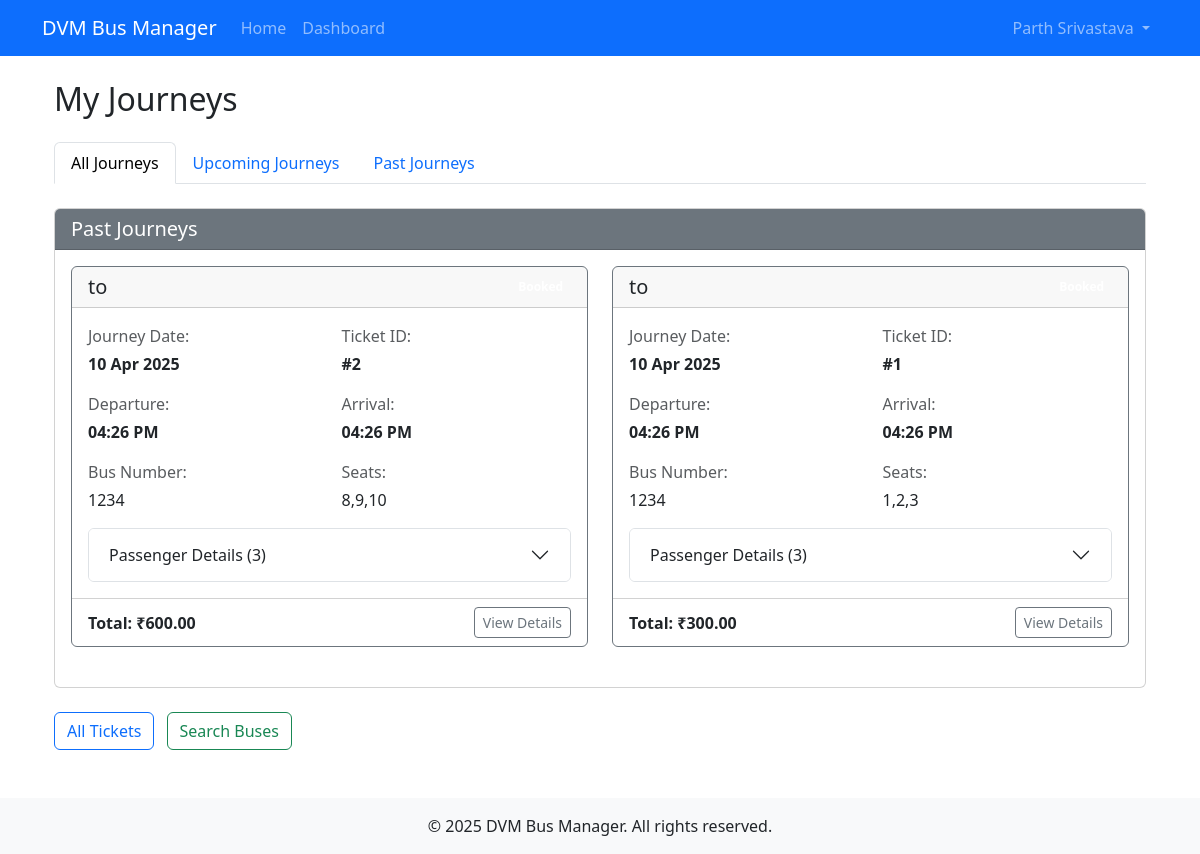
Page /booking/my-journeys/ (signed in) on the earlier database version.
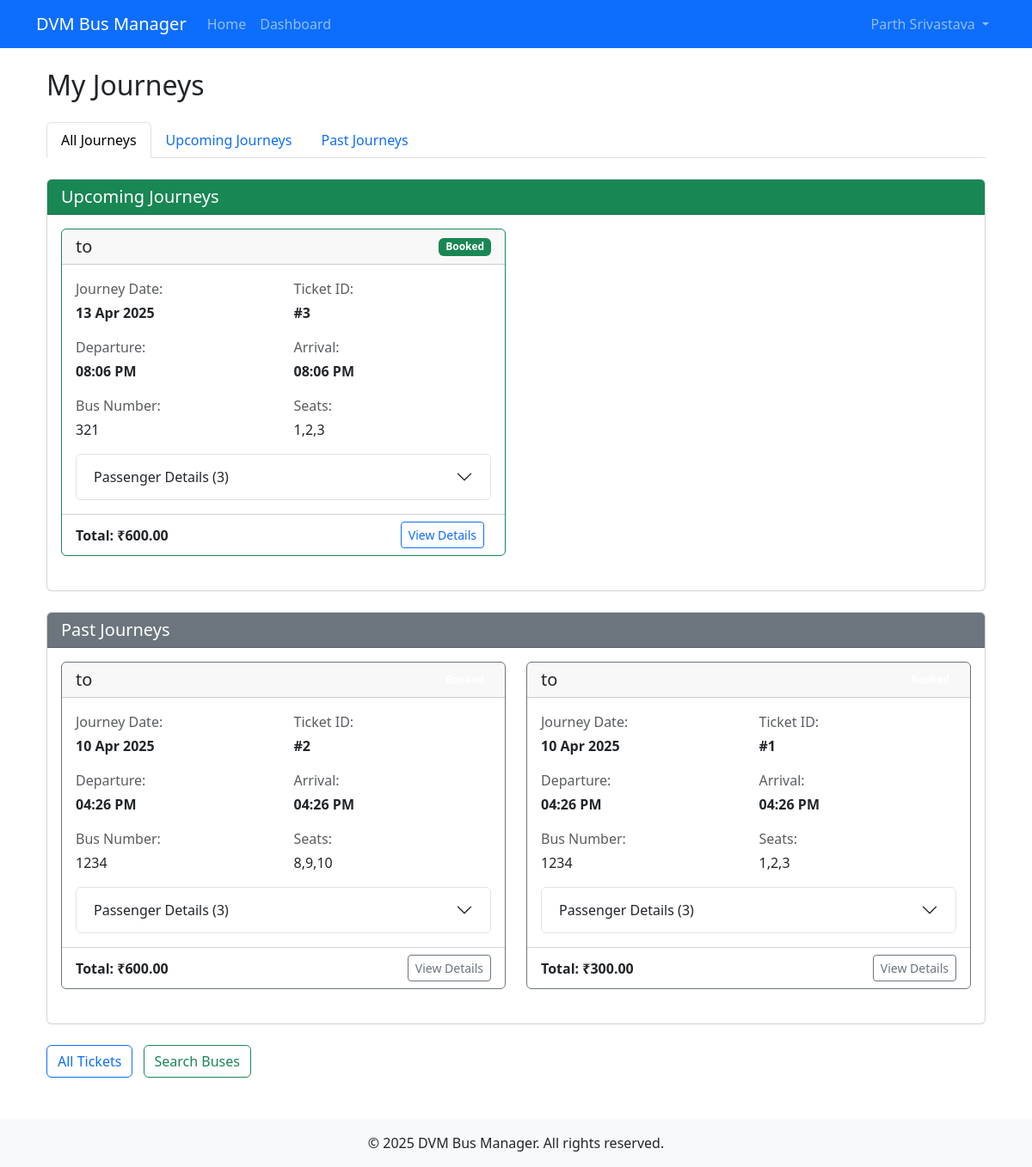
Same page on the later database version.
### booking/models.py (models this page shows, shortened)
class MultiStopTicket(models.Model):
    STATUS_CHOICES = (
        ('BOOKED', _('Booked')),
        ('CANCELLED', _('Cancelled')),
        ('COMPLETED', _('Completed')),
    )
    user = models.ForeignKey(settings.AUTH_USER_MODEL, on_delete=models.CASCADE, related_name='multistop_tickets')
    bus = models.ForeignKey(MultiStopBus, on_delete=models.PROTECT, related_name='tickets')
    start_stop = models.ForeignKey(RouteStop, on_delete=models.PROTECT, related_name='departure_tickets')
    end_stop = models.ForeignKey(RouteStop, on_delete=models.PROTECT, related_name='arrival_tickets')
    booking_time = models.DateTimeField(_('booking time'), default=timezone.now)
    status = models.CharField(_('status'), max_length=20, choices=STATUS_CHOICES, default='BOOKED')
    passengers = models.ManyToManyField(Passenger, related_name='multistop_tickets')
    total_fare = models.DecimalField(_('total fare'), max_digits=10, decimal_places=2)
    seat_numbers = models.CharField(_('seat numbers'), max_length=255, help_text="Comma-separated seat numbers")
    seat_class = models.CharField(_('seat class'), max_length=20, choices=MultiStopBus.SEAT_CLASS_CHOICES, default='GENERAL')
    class Meta:
        verbose_name = _('multi-stop ticket')
        verbose_name_plural = _('multi-stop tickets')
        ordering = ['-booking_time']
    @property
    def departure_time(self):
        return self.start_stop.get_departure_time(self.bus.departure_time)

class MultiStopBus(models.Model):
    SEAT_CLASS_CHOICES = (
        ('GENERAL', _('General')),
        ('SLEEPER', _('Sleeper')),
        ('LUXURY', _('Luxury')),
    )
    route = models.ForeignKey(MultiStopRoute, on_delete=models.CASCADE, related_name='buses')
    bus_number = models.CharField(_('bus number'), max_length=20, unique=True)
    departure_time = models.DateTimeField(_('departure time'))
    arrival_time = models.DateTimeField(_('arrival time'))
    total_seats = models.PositiveIntegerField(_('total seats'),
                                             validators=[MinValueValidator(1)])
    available_seats = models.PositiveIntegerField(_('available seats'),
                                                 validators=[MinValueValidator(0)])
    fare = models.DecimalField(_('base fare'), max_digits=10, decimal_places=2)
    sleeper_fare = models.DecimalField(_('sleeper fare'), max_digits=10, decimal_places=2, null=True, blank=True)
    luxury_fare = models.DecimalField(_('luxury fare'), max_digits=10, decimal_places=2, null=True, blank=True)
    has_general_seats = models.BooleanField(_('has general seats'), default=True)
    has_sleeper_seats = models.BooleanField(_('has sleeper seats'), default=False)
    has_luxury_seats = models.BooleanField(_('has luxury seats'), default=False)
    is_active = models.BooleanField(_('is active'), default=True)
    class Meta:
        verbose_name = _('multi-stop bus')
        verbose_name_plural = _('multi-stop buses')
        ordering = ['departure_time']

### booking/views.py (the view)
# urls.py: path('my-journeys/', views.user_journeys, name='user_journeys'),
@login_required
def user_journeys(request):
    now = timezone.now()
    upcoming_tickets = []
    past_tickets = []
    regular_tickets = Ticket.objects.filter(user=request.user).select_related('bus')
    for ticket in regular_tickets:
        ticket.is_multi_stop = False  # Flag to identify ticket type in template
        if ticket.status == 'BOOKED' and ticket.bus.departure_time > now:
            upcoming_tickets.append(ticket)
        else:
            past_tickets.append(ticket)
    multi_stop_tickets = MultiStopTicket.objects.filter(user=request.user).select_related('bus')
    for ticket in multi_stop_tickets:
        ticket.is_multi_stop = True  # Flag to identify ticket type in template
        if ticket.status == 'BOOKED' and ticket.departure_time > now:
            upcoming_tickets.append(ticket)
        else:
            past_tickets.append(ticket)
    upcoming_tickets.sort(key=lambda ticket: ticket.bus.departure_time if not getattr(ticket, 'is_multi_stop', False)
                          else ticket.departure_time)
    past_tickets.sort(key=lambda ticket: ticket.bus.departure_time if not getattr(ticket, 'is_multi_stop', False)
                      else ticket.departure_time, reverse=True)
    filter_type = request.GET.get('filter', 'all')
    if filter_type == 'upcoming':
        past_tickets = []
    elif filter_type == 'past':
        upcoming_tickets = []
    context = {
        'upcoming_tickets': upcoming_tickets,
        'past_tickets': past_tickets,
        'filter_type': filter_type,
    }
    return render(request, 'booking/user_journeys.html', context)

### accounts/context_processors.py (called while the page is built)
def social_auth_config(request):
    context = {
        'google_oauth_configured': False,
    }
    if hasattr(settings, 'SOCIALACCOUNT_PROVIDERS') and 'google' in settings.SOCIALACCOUNT_PROVIDERS:
        try:
            google_app = SocialApp.objects.filter(provider='google').exists()
            context['google_oauth_configured'] = google_app
        except:
            pass
    return context

### booking/models.py (called while the page is built)
    def get_departure_time(self, bus_departure_time):
        if self.departure_offset:
            return bus_departure_time + self.departure_offset
        return None

### templates/booking/user_journeys.html (shortened to what the changed rows need)
{% extends 'base.html' %}
{% load static %}
{% block content %}
<div class="container mt-4">
    <h2 class="mb-4">My Journeys</h2>
    {% if upcoming_tickets %}
        <div class="card mb-4">
            <div class="card-header bg-success text-white">
                <h5 class="mb-0">Upcoming Journeys</h5>
            </div>
            <div class="card-body">
                <div class="row">
                    {% for ticket in upcoming_tickets %}
                        <div class="col-md-6 mb-4">
                            <div class="card h-100 border-success">
                                <div class="card-header d-flex justify-content-between align-items-center">
                                    <h5 class="mb-0">{{ ticket.bus.route.origin }} to {{ ticket.bus.route.destination }}</h5>
                                    <span class="badge bg-success">{{ ticket.get_status_display }}</span>
                                </div>
                                <div class="card-body">
                                    <div class="row mb-3">
                                        <div class="col-md-6">
                                            <p class="text-muted mb-1">Journey Date:</p>
                                            <p class="mb-0 fw-bold">{{ ticket.bus.departure_time|date:"d M Y" }}</p>
                                        </div>
                                        <div class="col-md-6">
                                            <p class="text-muted mb-1">Ticket ID:</p>
                                            <p class="mb-0 fw-bold">#{{ ticket.id }}</p>
                                        </div>
                                    </div>
                                    <div class="row mb-3">
                                        <div class="col-md-6">
                                            <p class="text-muted mb-1">Departure:</p>
                                            <p class="mb-0 fw-bold">{{ ticket.bus.departure_time|time:"h:i A" }}</p>
                                        </div>
                                        <div class="col-md-6">
                                            <p class="text-muted mb-1">Arrival:</p>
                                            <p class="mb-0 fw-bold">{{ ticket.bus.arrival_time|time:"h:i A" }}</p>
                                        </div>
                                    </div>
                                    <div class="row mb-3">
                                        <div class="col-md-6">
                                            <p class="text-muted mb-1">Bus Number:</p>
                                            <p class="mb-0">{{ ticket.bus.bus_number }}</p>
                                        </div>
                                        <div class="col-md-6">
                                            <p class="text-muted mb-1">Seats:</p>
                                            <p class="mb-0">{{ ticket.seat_numbers }}</p>
                                        </div>
                                    </div>
                                    <div class="accordion" id="passengerAccordion{{ ticket.id }}">
                                        <div class="accordion-item">
                                            <h2 class="accordion-header" id="headingPassengers{{ ticket.id }}">
                                                <button class="accordion-button collapsed" type="button" data-bs-toggle="collapse"
                                                        data-bs-target="#collapsePassengers{{ ticket.id }}" aria-expanded="false"
                                                        aria-controls="collapsePassengers{{ ticket.id }}">
                                                    Passenger Details ({{ ticket.passengers.count }})
                                                </button>
                                            </h2>
                                        </div>
                                    </div>
                                </div>
                                <div class="card-footer bg-transparent">
                                    <div class="d-flex justify-content-between align-items-center">
                                        <span class="fw-bold">Total: ₹{{ ticket.total_fare }}</span>
                                        <div>
                                            <a href="{% url 'booking:ticket_detail' ticket.id %}" class="btn btn-sm btn-outline-primary me-2">View Details</a>
                                        </div>
                                    </div>
                                </div>
                            </div>
                        </div>
                    {% endfor %}
                </div>
            </div>
        </div>
    {% endif %}
    {% if past_tickets %}
        <div class="card">
            <div class="card-body">
                <div class="row">
                    {% for ticket in past_tickets %}
                        <div class="col-md-6 mb-4">
                            <div class="card h-100 {% if ticket.status == 'CANCELLED' %}border-danger{% else %}border-secondary{% endif %}">
                                <div class="card-header d-flex justify-content-between align-items-center">
                                    <h5 class="mb-0">{{ ticket.bus.route.origin }} to {{ ticket.bus.route.destination }}</h5>
                                    <span class="badge {% if ticket.status == 'CANCELLED' %}bg-danger{% elif ticket.status == 'COMPLETED' %}bg-secondary{% endif %}">
                                    </span>
                                </div>
                                <div class="card-body">
                                    <div class="row mb-3">
                                        <div class="col-md-6">
                                            <p class="text-muted mb-1">Journey Date:</p>
                                            <p class="mb-0 fw-bold">{{ ticket.bus.departure_time|date:"d M Y" }}</p>
                                        </div>
                                        <div class="col-md-6">
                                            <p class="text-muted mb-1">Ticket ID:</p>
                                            <p class="mb-0 fw-bold">#{{ ticket.id }}</p>
                                        </div>
                                    </div>
                                    <div class="row mb-3">
                                        <div class="col-md-6">
                                            <p class="text-muted mb-1">Departure:</p>
                                            <p class="mb-0 fw-bold">{{ ticket.bus.departure_time|time:"h:i A" }}</p>
                                        </div>
                                        <div class="col-md-6">
                                            <p class="text-muted mb-1">Arrival:</p>
                                            <p class="mb-0 fw-bold">{{ ticket.bus.arrival_time|time:"h:i A" }}</p>
                                        </div>
                                    </div>
                                    <div class="row mb-3">
                                        <div class="col-md-6">
                                            <p class="text-muted mb-1">Bus Number:</p>
                                            <p class="mb-0">{{ ticket.bus.bus_number }}</p>
                                        </div>
                                        <div class="col-md-6">
                                            <p class="text-muted mb-1">Seats:</p>
                                            <p class="mb-0">{{ ticket.seat_numbers }}</p>
                                        </div>
                                    </div>
                                    <div class="accordion" id="passengerAccordion{{ ticket.id }}">
                                        <div class="accordion-item">
                                            <h2 class="accordion-header" id="headingPassengers{{ ticket.id }}">
                                                <button class="accordion-button collapsed" type="button" data-bs-toggle="collapse"
                                                        data-bs-target="#collapsePassengers{{ ticket.id }}" aria-expanded="false"
                                                        aria-controls="collapsePassengers{{ ticket.id }}">
                                                    Passenger Details ({{ ticket.passengers.count }})
                                                </button>
                                            </h2>
                                        </div>
                                    </div>
                                </div>
                                <div class="card-footer bg-transparent">
                                    <div class="d-flex justify-content-between align-items-center">
                                        <span class="fw-bold">Total: ₹{{ ticket.total_fare }}</span>
                                        <a href="{% url 'booking:ticket_detail' ticket.id %}" class="btn btn-sm btn-outline-secondary">View Details</a>
                                    </div>
                                </div>
                            </div>
                        </div>
                    {% endfor %}
                </div>
            </div>
        </div>
    {% endif %}
</div>
{% endblock %}

Differences in the rows shown:
added MultiStopTicket: status "Booked", bus.departure_time "13 Apr 2025", id "3", bus.departure_time "08:06 PM", bus.arrival_time "08:06 PM", bus.bus_number "321", seat_numbers "1,2,3", passengers.count "3", total_fare "600.00", shown under "Upcoming Journeys"
Other differences:
text now shown: "Upcoming Journeys"
